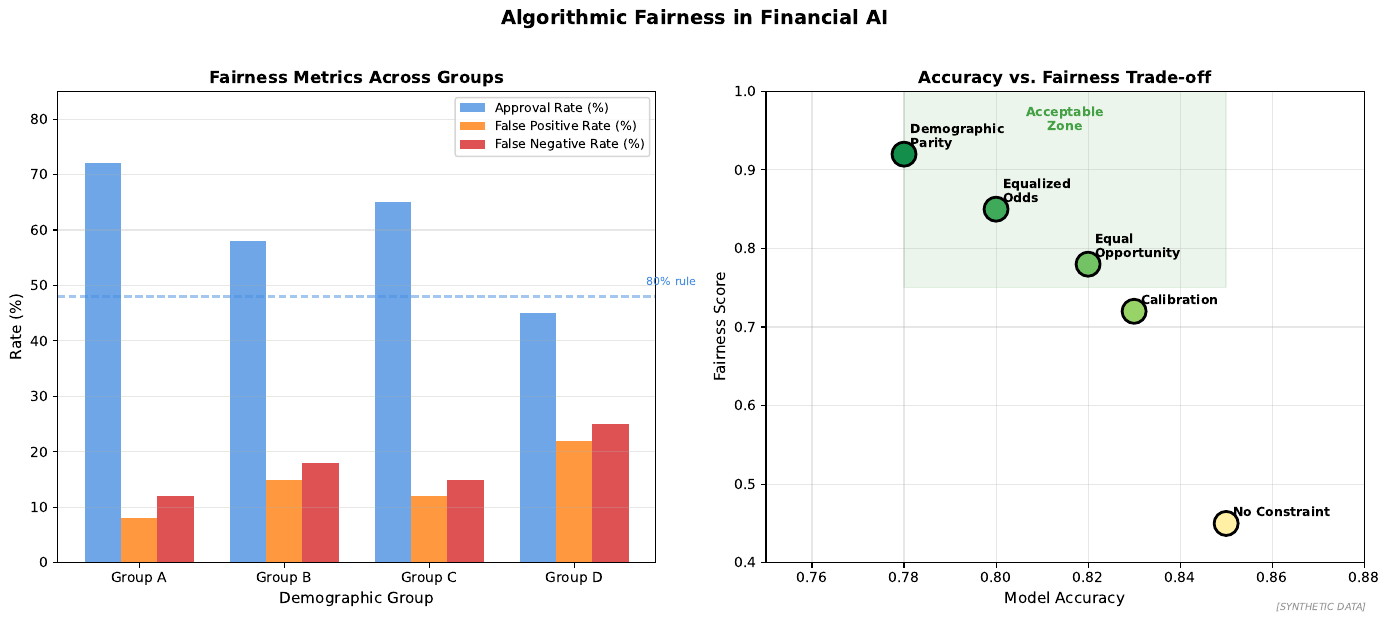

Reproduce this figure in Python.
"""
Fairness Metrics in ML
Algorithmic fairness measurement

Output: fairness_metrics.pdf
Module: module_03_ai_ml
Lesson: 36 - AI Regulation
"""

from pathlib import Path
import matplotlib.pyplot as plt
import numpy as np

CHART_METADATA = {
    'title': 'Fairness Metrics',
    'module': 'module_03_ai_ml',
    'lesson': 36,
    'url': 'https://github.com/Digital-AI-Finance/digital-finance/tree/main/module_03_ai_ml/figures/fairness_metrics'
}

plt.rcParams.update({'font.size': 10, 'axes.labelsize': 10})

def create_chart():
    fig, axes = plt.subplots(1, 2, figsize=(14, 6))

    # Fairness metrics comparison
    ax1 = axes[0]

    groups = ['Group A', 'Group B', 'Group C', 'Group D']
    approval_rate = [72, 58, 65, 45]
    fpr = [8, 15, 12, 22]  # False Positive Rate
    fnr = [12, 18, 15, 25]  # False Negative Rate

    x = np.arange(len(groups))
    width = 0.25

    bars1 = ax1.bar(x - width, approval_rate, width, label='Approval Rate (%)', color='#4A90E2', alpha=0.8)
    bars2 = ax1.bar(x, fpr, width, label='False Positive Rate (%)', color='#FF7F0E', alpha=0.8)
    bars3 = ax1.bar(x + width, fnr, width, label='False Negative Rate (%)', color='#D62728', alpha=0.8)

    ax1.set_xlabel('Demographic Group', fontsize=11)
    ax1.set_ylabel('Rate (%)', fontsize=11)
    ax1.set_title('Fairness Metrics Across Groups', fontsize=12, fontweight='bold')
    ax1.set_xticks(x)
    ax1.set_xticklabels(groups)
    ax1.legend(loc='upper right', fontsize=9)
    ax1.set_ylim(0, 85)
    ax1.yaxis.grid(True, alpha=0.3)

    # Fairness threshold lines
    ax1.axhline(y=np.mean(approval_rate) * 0.8, color='#4A90E2', linestyle='--', alpha=0.5)
    ax1.text(3.5, np.mean(approval_rate) * 0.8 + 2, '80% rule', fontsize=8, color='#4A90E2')

    # Fairness-Accuracy Trade-off
    ax2 = axes[1]

    # Different fairness constraints
    constraints = ['No Constraint', 'Demographic\nParity', 'Equal\nOpportunity',
                  'Equalized\nOdds', 'Calibration']
    accuracy = [0.85, 0.78, 0.82, 0.80, 0.83]
    fairness_score = [0.45, 0.92, 0.78, 0.85, 0.72]

    colors = plt.cm.RdYlGn(np.array(fairness_score))

    for i, (const, acc, fair) in enumerate(zip(constraints, accuracy, fairness_score)):
        ax2.scatter(acc, fair, s=300, c=[colors[i]], edgecolors='black', linewidth=2, zorder=5)
        ax2.annotate(const, xy=(acc, fair), xytext=(5, 5), textcoords='offset points',
                    fontsize=9, fontweight='bold')

    ax2.set_xlabel('Model Accuracy', fontsize=11)
    ax2.set_ylabel('Fairness Score', fontsize=11)
    ax2.set_title('Accuracy vs. Fairness Trade-off', fontsize=12, fontweight='bold')
    ax2.set_xlim(0.75, 0.88)
    ax2.set_ylim(0.4, 1)
    ax2.grid(True, alpha=0.3)

    # Optimal zone
    ax2.fill_between([0.78, 0.85], [0.75, 0.75], [1, 1], alpha=0.1, color='#44A044')
    ax2.text(0.815, 0.95, 'Acceptable\nZone', fontsize=9, ha='center', color='#44A044', fontweight='bold')

    fig.suptitle('Algorithmic Fairness in Financial AI', fontsize=14, fontweight='bold', y=1.02)
    fig.text(0.98, 0.02, '[SYNTHETIC DATA]', fontsize=7, color='#999999', ha='right', style='italic')
    plt.tight_layout()

    output_path = Path(__file__).parent / 'fairness_metrics.pdf'
    plt.savefig(output_path, format='pdf', dpi=300, bbox_inches='tight')
    plt.close()
    print(f"Chart saved to: {output_path}")
    return output_path

if __name__ == '__main__':
    create_chart()
